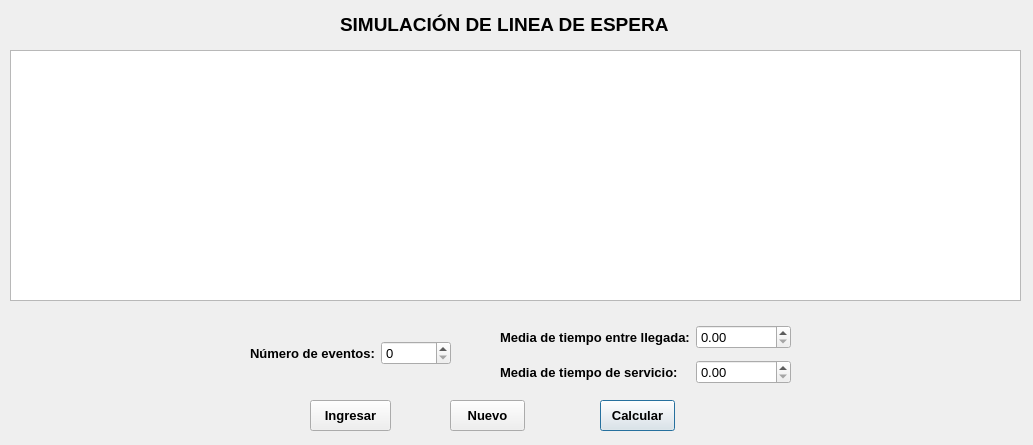
<?xml version="1.0" encoding="UTF-8"?>
<ui version="4.0">
 <class>Dialog</class>
 <widget class="QDialog" name="Dialog">
  <property name="geometry">
   <rect>
    <x>0</x>
    <y>0</y>
    <width>1033</width>
    <height>445</height>
   </rect>
  </property>
  <property name="windowTitle">
   <string>Linea de Espera</string>
  </property>
  <widget class="QPushButton" name="btnCalcular">
   <property name="geometry">
    <rect>
     <x>600</x>
     <y>400</y>
     <width>75</width>
     <height>31</height>
    </rect>
   </property>
   <property name="font">
    <font>
     <pointsize>10</pointsize>
     <weight>75</weight>
     <bold>true</bold>
    </font>
   </property>
   <property name="text">
    <string>Calcular</string>
   </property>
  </widget>
  <widget class="QWidget" name="layoutWidget">
   <property name="geometry">
    <rect>
     <x>250</x>
     <y>330</y>
     <width>201</width>
     <height>46</height>
    </rect>
   </property>
   <layout class="QGridLayout" name="gridLayout_2">
    <item row="0" column="1">
     <widget class="QSpinBox" name="txtEventos">
      <property name="font">
       <font>
        <pointsize>10</pointsize>
       </font>
      </property>
      <property name="maximum">
       <number>9999</number>
      </property>
     </widget>
    </item>
    <item row="0" column="0">
     <widget class="QLabel" name="lblNumEventos">
      <property name="font">
       <font>
        <pointsize>10</pointsize>
        <weight>75</weight>
        <bold>true</bold>
       </font>
      </property>
      <property name="text">
       <string>Número de eventos:</string>
      </property>
     </widget>
    </item>
   </layout>
  </widget>
  <widget class="QPushButton" name="btnIngresar">
   <property name="geometry">
    <rect>
     <x>310</x>
     <y>400</y>
     <width>81</width>
     <height>31</height>
    </rect>
   </property>
   <property name="font">
    <font>
     <pointsize>10</pointsize>
     <weight>75</weight>
     <bold>true</bold>
    </font>
   </property>
   <property name="text">
    <string>Ingresar</string>
   </property>
  </widget>
  <widget class="QPushButton" name="btnLimpiar">
   <property name="geometry">
    <rect>
     <x>450</x>
     <y>400</y>
     <width>75</width>
     <height>31</height>
    </rect>
   </property>
   <property name="font">
    <font>
     <pointsize>10</pointsize>
     <weight>75</weight>
     <bold>true</bold>
    </font>
   </property>
   <property name="text">
    <string>Nuevo</string>
   </property>
  </widget>
  <widget class="QTableWidget" name="tablaLE">
   <property name="geometry">
    <rect>
     <x>10</x>
     <y>50</y>
     <width>1011</width>
     <height>251</height>
    </rect>
   </property>
  </widget>
  <widget class="QWidget" name="layoutWidget_2">
   <property name="geometry">
    <rect>
     <x>500</x>
     <y>320</y>
     <width>291</width>
     <height>71</height>
    </rect>
   </property>
   <layout class="QGridLayout" name="gridLayout">
    <item row="0" column="0">
     <widget class="QLabel" name="label">
      <property name="font">
       <font>
        <pointsize>10</pointsize>
        <weight>75</weight>
        <bold>true</bold>
       </font>
      </property>
      <property name="text">
       <string>Media de tiempo entre llegada:</string>
      </property>
     </widget>
    </item>
    <item row="0" column="1">
     <widget class="QDoubleSpinBox" name="txtLlegada">
      <property name="font">
       <font>
        <pointsize>10</pointsize>
       </font>
      </property>
     </widget>
    </item>
    <item row="1" column="0">
     <widget class="QLabel" name="label_2">
      <property name="font">
       <font>
        <pointsize>10</pointsize>
        <weight>75</weight>
        <bold>true</bold>
       </font>
      </property>
      <property name="text">
       <string>Media de tiempo de servicio:</string>
      </property>
     </widget>
    </item>
    <item row="1" column="1">
     <widget class="QDoubleSpinBox" name="txtServicio">
      <property name="font">
       <font>
        <pointsize>10</pointsize>
       </font>
      </property>
     </widget>
    </item>
   </layout>
  </widget>
  <widget class="QLabel" name="label_3">
   <property name="geometry">
    <rect>
     <x>340</x>
     <y>9</y>
     <width>341</width>
     <height>31</height>
    </rect>
   </property>
   <property name="font">
    <font>
     <pointsize>14</pointsize>
     <weight>75</weight>
     <bold>true</bold>
    </font>
   </property>
   <property name="text">
    <string>SIMULACIÓN DE LINEA DE ESPERA</string>
   </property>
  </widget>
 </widget>
 <resources/>
 <connections/>
</ui>
